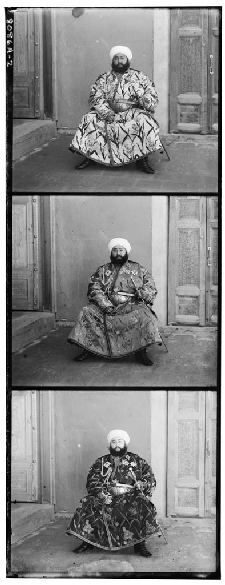
#> input picture sultanishe.jpg, 225 x 585 px
$ jupyter execute --allow-errors program.ipynb
#> lines starting #> are read from the running program, lines starting #| are printed output that depends on the picture
#> further down, img is the input picture: shape (585, 225); min 0, max 255, mean 136.1
[cell 1]
from skimage.io import imread, imshow, imsave
from skimage import img_as_float, img_as_ubyte
from skimage.transform import resize
from math import ceil
import skimage
import numpy as np

[cell 2]
def compound(img):
    img = img_as_float(img)
    size = img.shape[0] // 3
#> size = 195
    blue = img[0:size, ::].copy()
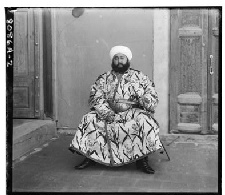
#> blue: shape (195, 225) float64; min 0, max 1, mean 0.528
    horizontal = ceil(blue.shape[0] * (1 - 0.9))
#> horizontal = 20
    width = ceil(blue.shape[1] * (1 - 0.9))
#> width = 23
    blue = blue[horizontal:blue.shape[0] - horizontal, width:blue.shape[1] - width]
#> blue: shape (155, 179) float64

    red = img[size:size*2, ::].copy()
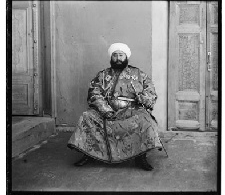
#> red: shape (195, 225) float64; min 0, max 1, mean 0.487
    horizontal = ceil(red.shape[0] * (1 - 0.9))
    width = ceil(red.shape[1] * (1 - 0.9))
    red = red[horizontal:red.shape[0] - horizontal, width:red.shape[1] - width]
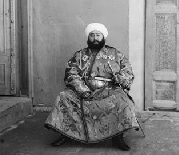
#> red: shape (155, 179) float64; min 0, max 0.984, mean 0.481


    green = img[size*2:size*3, ::].copy()
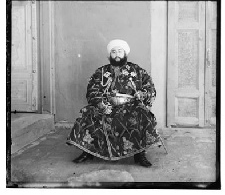
#> green: shape (195, 225) float64; min 0, max 1, mean 0.585
    horizontal = ceil(green.shape[0] * (1 - 0.9))
    width = ceil(green.shape[1] * (1 - 0.9))
    green = green[horizontal:green.shape[0] - horizontal, width:green.shape[1] - width]
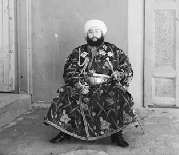
#> green: shape (155, 179) float64; min 0, max 0.996, mean 0.555

    max_blue_corr = -1
    max_red_corr = -1

    x_b = -80
    y_b = -80
    x_r = -80
    y_r = -80

    x = np.arange(-80, 80)
    y = np.arange(-80, 80)

    for i in x:
        for j in y:
            temp_blue = blue.copy()
            temp_blue = np.roll(temp_blue, i, axis = 0)
            temp_blue = np.roll(temp_blue, j, axis = 1)
            corr = (temp_blue * green).sum()
            if corr > max_blue_corr:
                max_blue_corr = corr
                x_b = i
                y_b = j

            temp_red = red.copy()
            temp_red = np.roll(temp_red, i, axis = 0)
            temp_red = np.roll(temp_red, j, axis = 1)
            corr = (temp_red * green).sum()
            if corr > max_red_corr:
                max_red_corr = corr
                x_r = i
                y_r = j
#> after the loop, max_blue_corr = 8487.4; max_red_corr = 8290.3; x_b = -1; x_r = -3; y_b = 50; y_r = -1

    red = np.roll(red, x_r, axis = 0)
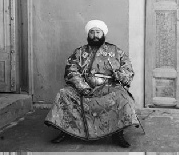
#> red: shape (155, 179) float64; min 0, max 0.984, mean 0.481
    red = np.roll(red, y_r, axis = 1)
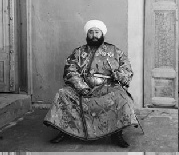
#> red: shape (155, 179) float64; min 0, max 0.984, mean 0.481

    blue = np.roll(blue, x_b, axis = 0)
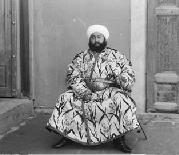
#> blue: shape (155, 179) float64; min 0.00784, max 1, mean 0.525
    blue = np.roll(blue, y_b, axis = 1)
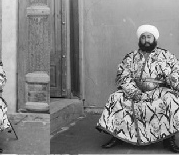
#> blue: shape (155, 179) float64; min 0.00784, max 1, mean 0.525

    mod_img = np.dstack((green, red, blue))
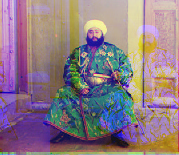
#> mod_img: shape (155, 179, 3) float64; mean of channels 0, 1, 2 0.555, 0.481, 0.525; drawn as R, G, B
    return mod_img

#> (a cell that did not finish here is left out)

[cell 4]
img = imread('sultanishe.jpg')
color_img = compound(img)
imshow(color_img)
